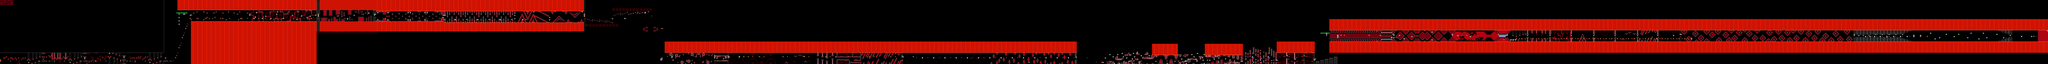

This is a level from a 2D game, rendered from its Tiled map with the project's own tilesets. A one-line summary and the map file follow, with tile-layer data summarised:
An orthogonal 1824x57 tile map with 16x16 px tiles, 2 tile layers (SP, ...), 2 tilesets, 2 image layers.

<map version="1.10" tiledversion="1.11.2" orientation="orthogonal" renderorder="right-down" width="1824" height="57" tilewidth="16" tileheight="16" infinite="0" nextlayerid="5" nextobjectid="1">
 <editorsettings>
  <chunksize width="16" height="27" />
  <export target="../LEVELS/LEVEL DATA/deathmoon.csv" format="csv" />
 </editorsettings>
 <tileset firstgid="1" name="famidash" tilewidth="16" tileheight="16" tilecount="256" columns="16">
  <image source="../../../GRAPHICS/famidash Red.bmp" width="256" height="256" />
 </tileset>
 <tileset firstgid="257" name="sprites" tilewidth="16" tileheight="16" tilecount="256" columns="16">
  <image source="../../../GRAPHICS/sprites.png" width="256" height="256" />
 </tileset>
 <imagelayer id="3" name="Image Layer 1" parallaxx="0.9" parallaxy="0.9" repeatx="1" repeaty="1">
  <image source="../../../GRAPHICS/Old/parallax Red.bmp" width="144" height="72" />
 </imagelayer>
 <imagelayer id="4" name="Image Layer 2" offsetx="0" offsety="912" repeatx="1">
  <image source="../../../GRAPHICS/ground Red.bmp" width="64" height="128" />
 </imagelayer>
 <layer id="1" width="1824" height="57">
  <data>[103968 cells, 103968 non-empty, 132 distinct tile ids]</data>
 </layer>
 <layer id="2" name="SP" width="1824" height="57">
  <data>[103968 cells, 485 non-empty, 48 distinct tile ids]</data>
 </layer>
</map>
